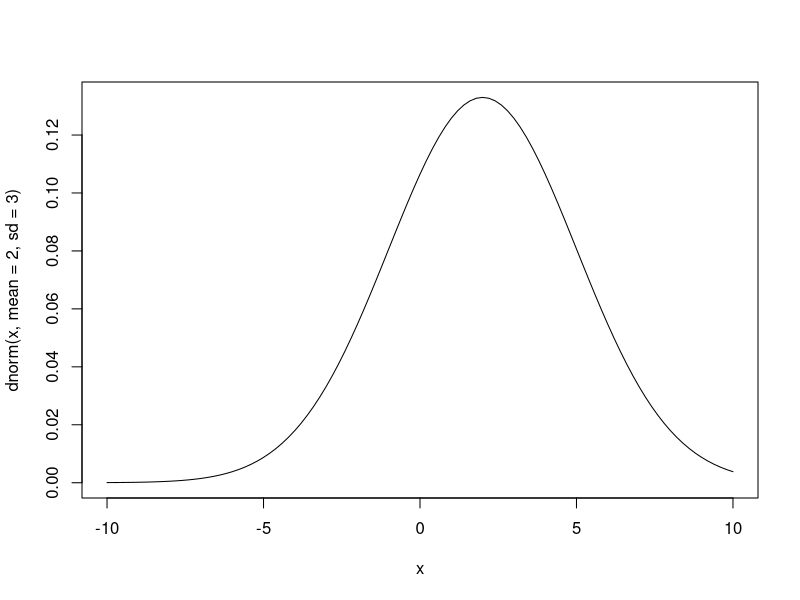
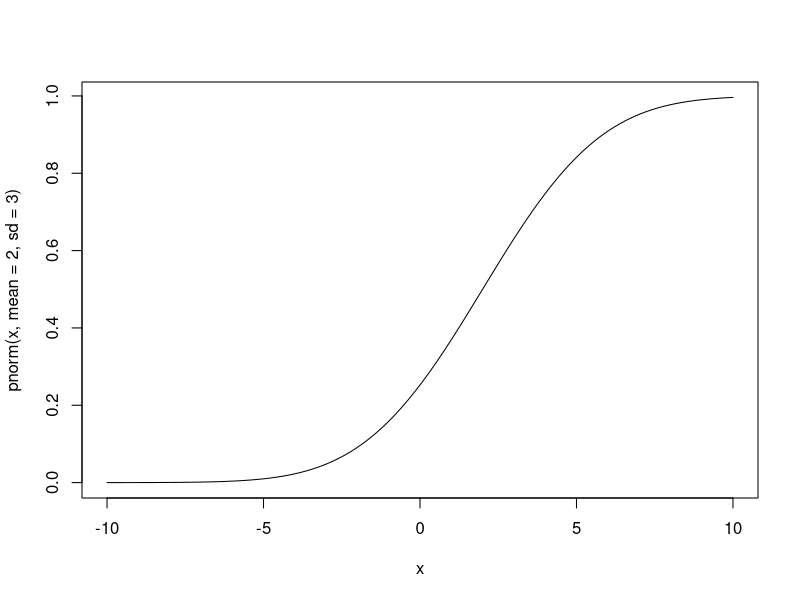
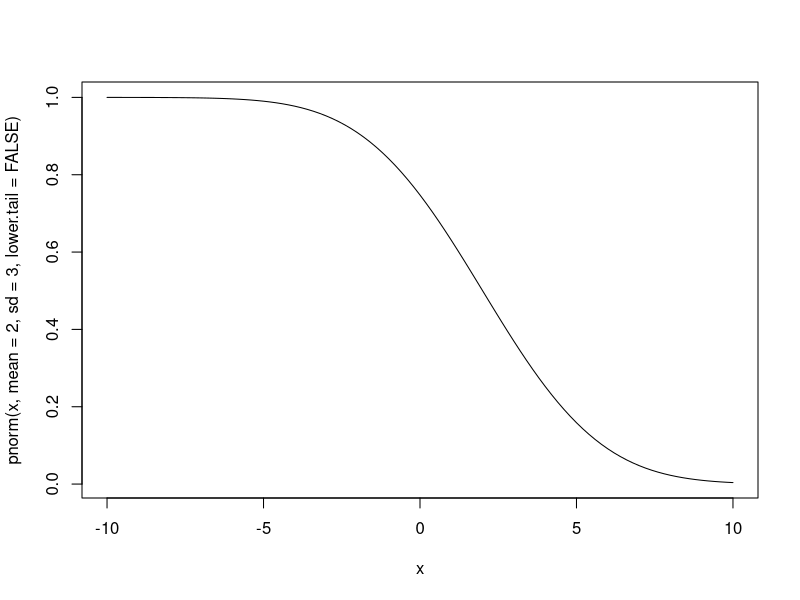
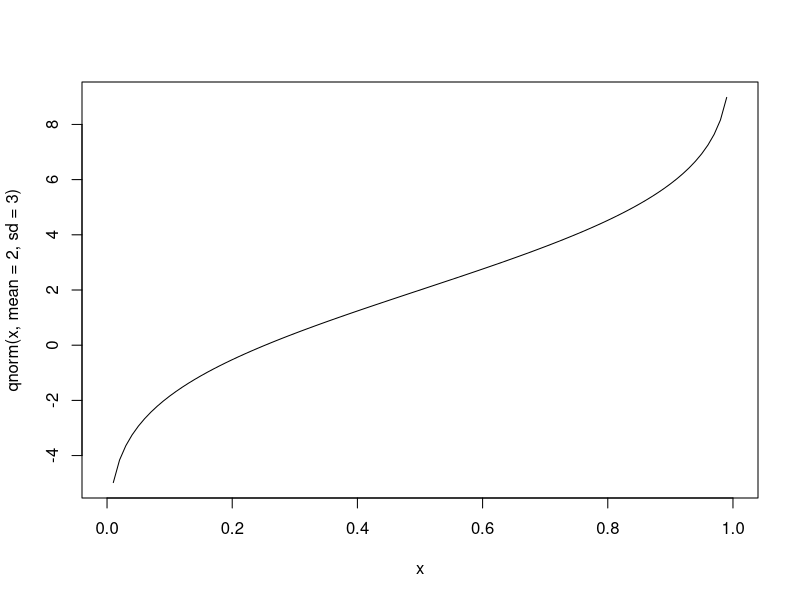
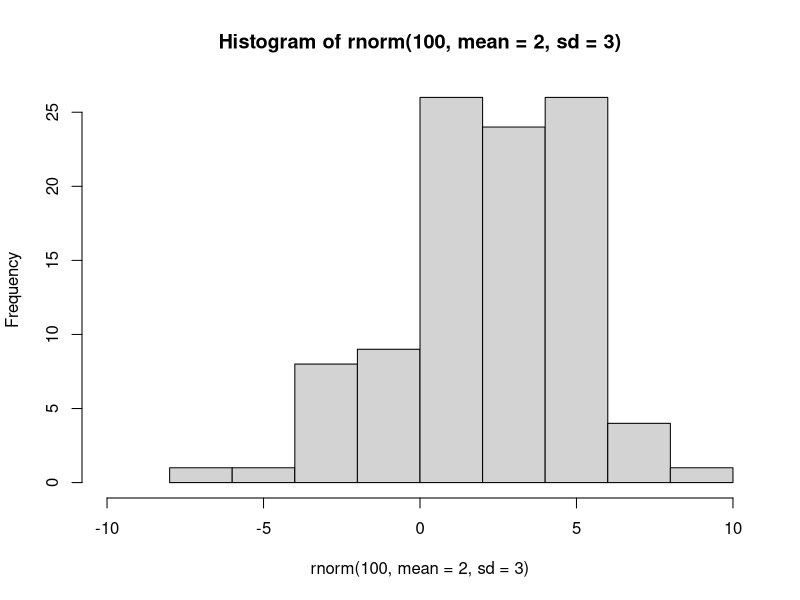
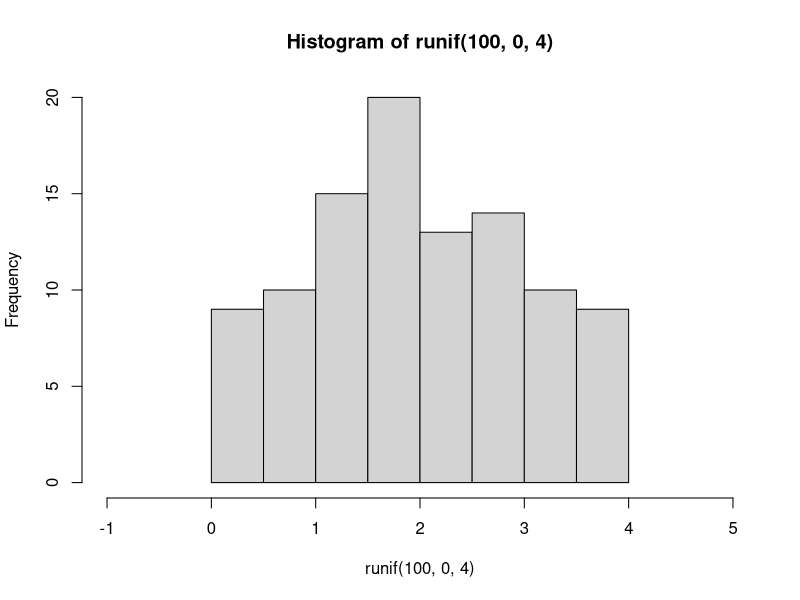
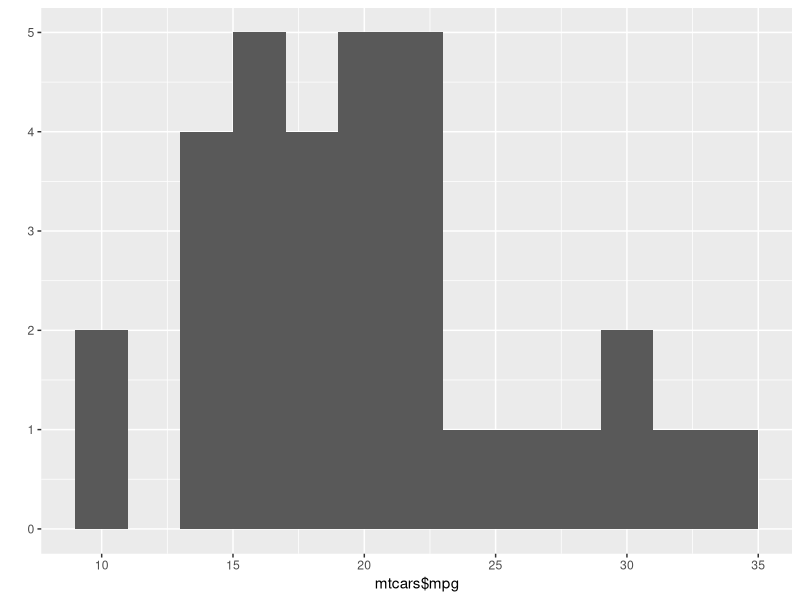
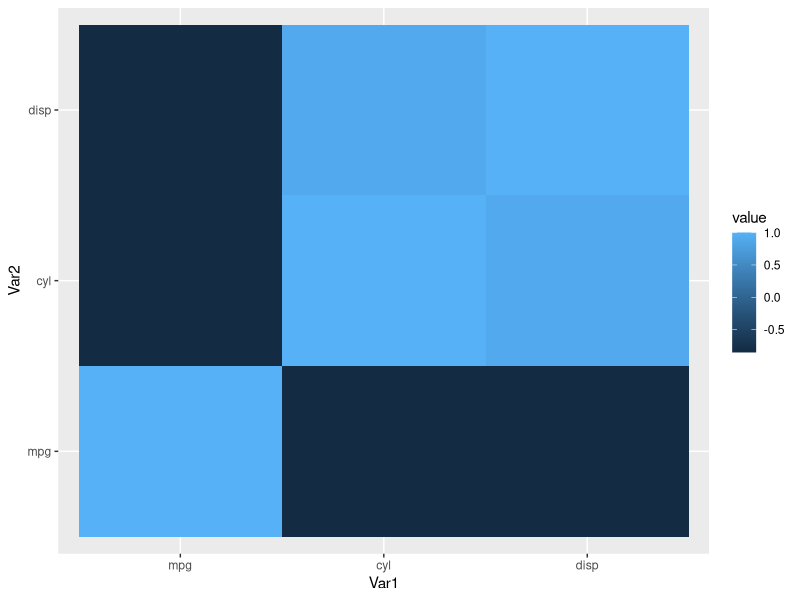

The R source for these figures, in order:
# Chapter 3: R and Statistics
# ------------------------------------------------------------------------------

# Setup
setwd("C:/Users/cdc/OneDrive/Technical/Learning/R/MachineLearningWithR")

# Descriptive statistics -- summarise the characteristics of the data
# Inferential statistics -- infer characteristics of the population
#  (e.g. hypothesis testing, data estimation, data correlation)

## Understanding data sampling in R

# Randomly sample from a given population (with replacement)
sample(1:10, size = 5, replace = TRUE)
sample.int(10, size = 5)

## Operating probability distributions in R

# Plot the normal distribution
curve(dnorm(x, mean = 2, sd = 3), -10, 10)  # density
curve(pnorm(x, mean = 2, sd = 3), -10, 10)  # cumulative distribution
curve(pnorm(x, mean = 2, sd = 3, lower.tail = FALSE), -10, 10)
curve(qnorm(x, mean = 2, sd = 3), 0, 1) 

# Show a histogram of random samples from the normal distribution
hist(rnorm(100, mean = 2, sd = 3), xlim = c(-10,10))

# Show a histogram of samples from a uniform distribution
hist(runif(100, 0, 4), xlim = c(-1,5))

# Shapiro-Wilks test -- normality test
x <- rnorm(100, mean = 2, sd = 3)
shapiro.test(x)  # p-value is high, can't reject the null hypothesis (is Gaussian)

y <- runif(100, 0, 4)
shapiro.test(y)  # p-value is very low, can reject the null hypothesis

## Working with univariate descriptive statistics in R

# Univariate -- single variable for unit analysis
data("mtcars")
range(mtcars$mpg)
length(mtcars$mpg)
mean(mtcars$mpg)
median(mtcars$mpg)
sd(mtcars$mpg)
var(mtcars$mpg)
IQR(mtcars$mpg)  # Interquartile Rangle (IQR)
quantile(mtcars$mpg, 0.67)
max(mtcars$mpg)
min(mtcars$mpg)
cummax(mtcars$mpg)  # cumulative maximum
cummin(mtcars$mpg)  # cumulative minimum
summary(mtcars$mpg)
table(mtcars$cyl)  # frequency count

# Stem-and-leaf plot (frequency count of numerical data)
stem(mtcars$mpg)

# Histogram
library(ggplot2)
qplot(mtcars$mpg, binwidth = 2)

# Function to find the mode
mode <- function(x) {
  temp <- table(x)
  names(temp[temp == max(temp)])
}

x <- c(1,2,3,3,3,4,4,5,5,5,6)
mode(x)

## Performing correlations and multivariate analysis

# Multivariate descriptive statistics -- analyse relationship of 2 or more variables
cov(mtcars[1:3])  # can't compare strength of relationship
cor(mtcars[1:3])

library(reshape2)
qplot(x = Var1, y = Var2,
      data = melt(cor(mtcars[1:3])), fill = value, geom = "tile")

## Operating linear regression and multivariate analysis

# To fit variables using a linear model
lmfit <- lm(mtcars$mpg ~ mtcars$cyl)

# Null hypothesis: coefficient is equal to zero (no effect)
# Low p-value => can reject the null hypothesis (thus coefficient does have effect)
summary(lmfit)

# Null hypothesis is rejected if the F-value is large
anova(lmfit)

plot(mtcars$mpg ~ mtcars$cyl)
abline(lmfit)

## Conducting an exact binomial test

library(stats)
binom.test(x = 92, n = 315, p = 1/6)  # low p-value, reject null, die is loaded

## Performing student's t-test

# Assumes differences between samples are normally distributed
# Works best when the two samples are normally distributed
# One-sample t-test -- test whether 2 means are significantly different
# Two-sample t-test -- test whether means of 2 independent groups are different

boxplot(mtcars$mpg, mtcars$mpg[mtcars$am == 0], ylab = "mpg",
        names = c("Overall", "Automatic"))
abline(h = mean(mtcars$mpg), lwd = 2, col = "red")
abline(h = mean(mtcars$mpg[mtcars$am == 0]), lwd = 2, col = "blue")

mpg.overall <- mean(mtcars$mpg)
manual <- mtcars$mpg[mtcars$am == 0]
mpg.manual <- mean(manual) 
t.test(manual, mu = mpg.overall)  # low p-value => reject null

auto <- mtcars$mpg[mtcars$am == 1]
t.test(mtcars$mpg ~ mtcars$am)  # low p-value => reject null (i.e. is diff)

## Performing the Kolmogorov-Smirnov Test

# One-sample KS test: used to compare samples with a reference distribution
# Two-sample KS test: compare cumlative distributions of two datasets

x <- rnorm(50)
ks.test(x, "pnorm")  # high p-value, can't reject null hypothesis
ks.test(x, "punif")  # very low p-value, reject null hypothesis

# Generate two vectors of samples from a uniform distribution
x <- runif(n = 20, min = 0, max = 20)
y <- runif(n = 20, min = 0, max = 20)

# Plot the ECDF (Empirical Cumulative Distribution Function)
plot(ecdf(x), do.points = FALSE, verticals = TRUE, xlim = c(0,20))
lines(ecdf(y), lty = 3, do.points = FALSE, verticals = TRUE)

# Two-sample KS test (null hypothesis: x and y are from the same distribution)
ks.test(x, y)  # high p-value, can't reject null hypothesis

x <- runif(n = 20, min = 0, max = 20)
y <- rnorm(n = 20, mean = 10, sd = 1)

plot(ecdf(x), do.points = FALSE, verticals = TRUE, xlim = c(0,20))
lines(ecdf(y), lty = 3, do.points = FALSE, verticals = TRUE)

ks.test(x, y)  # low p-value, reject null hypothesis

## Understanding the Wilcoxon Rank Sum and Signed Rank test

# Wilcoxon Rank Sum and Signed Rank test (Mann-Whitney-Wilcoxon U-test)
# non-parameteric test of the null hypothesis
# population distribution of 2 groups are identical (doesn't assume Gaussian)

boxplot(mtcars$mpg ~ mtcars$am, ylab = "mpg", names = c("automatic", "manual"))
wilcox.test(mpg ~ am, data = mtcars)  # low p-value, reject null hypothesis

## Working with Pearson's Chi-squared test

# Do the distributions of two categorical variables differ?
library(stats)
ftable <- table(mtcars$am, mtcars$gear)
mosaicplot(ftable, main = "Number of forward gears within automatic and manual cars",
           color = TRUE)
chisq.test(ftable)  # low p-value

## Conducting a one-way ANOVA

# Analysis of variance (ANOVA) investigates the relationship between categorical
# independent variables and continuous dependent variables.
# Are the means of several groups equal?
# One-way ANOVA: one categorical variable.
# Two-way ANOVA: two categorical variables.

boxplot(mtcars$mpg ~ factor(mtcars$gear), xlab = "gear", ylab = "mpg")

# One-way ANOVA
oneway.test(mtcars$mpg ~ factor(mtcars$gear))  # low p-value

mpg.gear.aov <- aov(mtcars$mpg ~ factor(mtcars$gear))
summary(mpg.gear.aov)
model.tables(mpg.gear.aov, "means")
posthoc <- TukeyHSD(mpg.gear.aov)
plot(posthoc)

# Two-way ANOVA
par(mfrow = c(1,2))
boxplot(mtcars$mpg ~ mtcars$gear, subset = (mtcars$am == 0),
        xlab = "gear", ylab = "mpg", main = "Automatic")
boxplot(mtcars$mpg ~ mtcars$gear, subset = (mtcars$am == 1),
        xlab = "gear", ylab = "mpg", main = "Manual")

interaction.plot(mtcars$gear, mtcars$am, mtcars$mpg,
                 type = "b", col = c(1:3), 
                 xlab = "Number of gears", ylab = "Mean Miles Per Gallon")

mpg.anova2 <- aov(mtcars$mpg ~ factor(mtcars$gear) * factor(mtcars$am))
summary(mpg.anova2)
